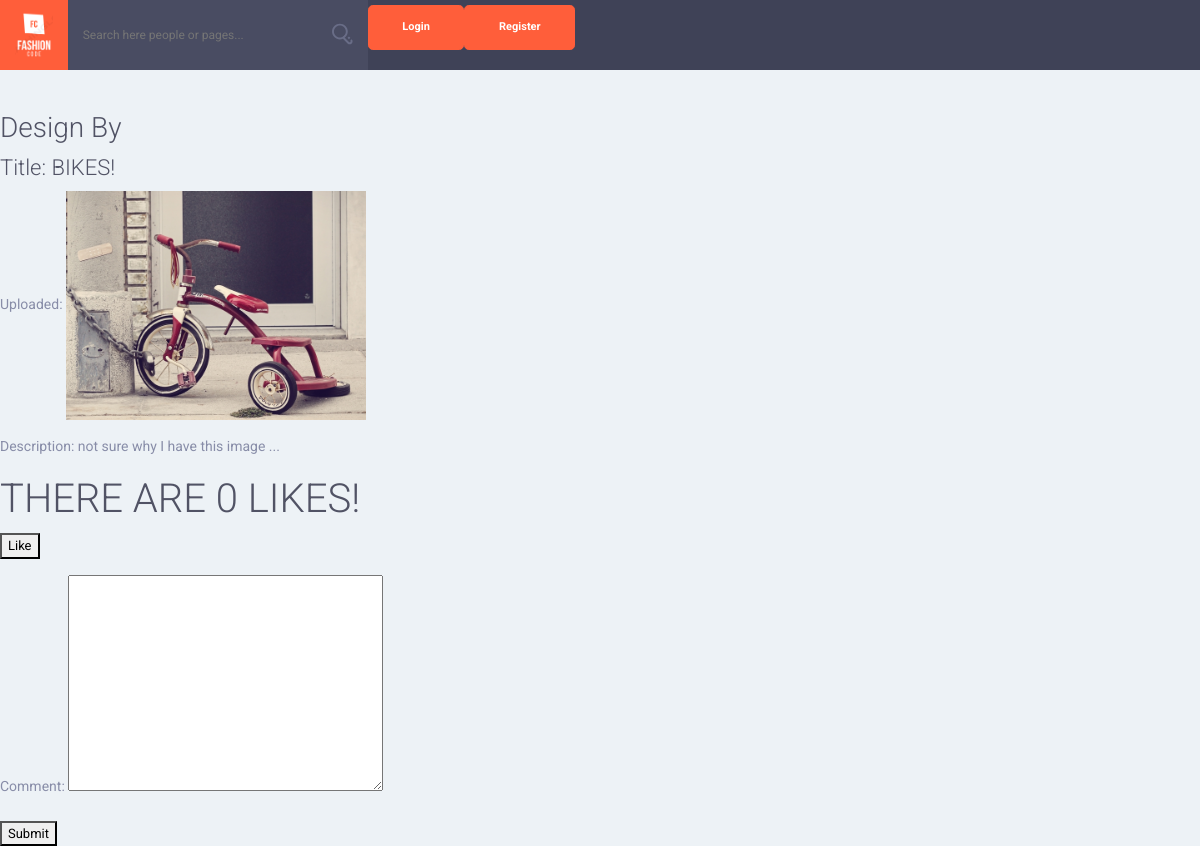
Before: /design/view/4 with the older database file.
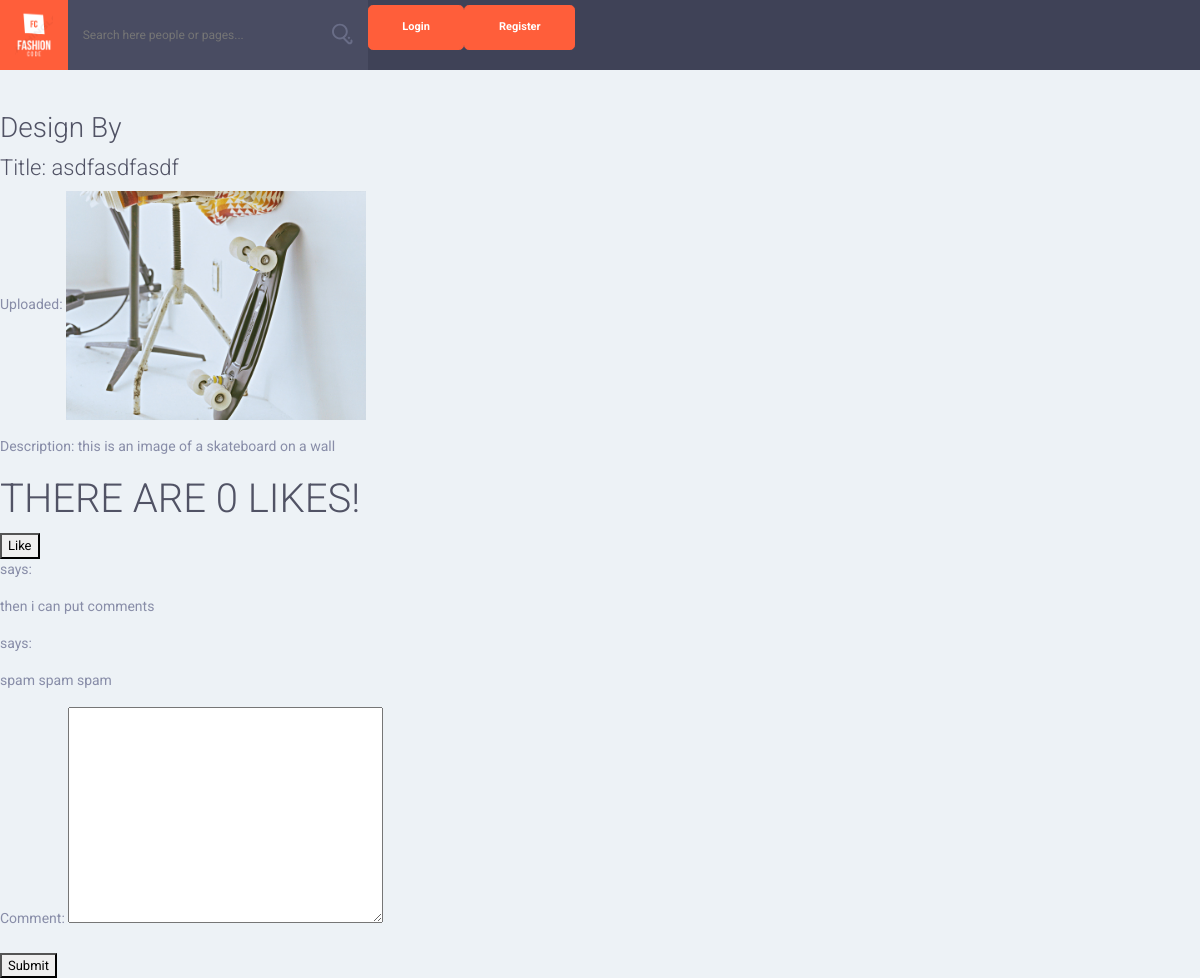
After: the same page with the newer database file.
### design/models.py (models this page shows, shortened)
class Design(models.Model):
	profile = models.ForeignKey(Profile, on_delete=models.PROTECT)
	title   = models.CharField(max_length=250, default='')
	image   = models.ImageField(upload_to='designs/')
	description = models.TextField(max_length=500, default='')
	timestamp = models.DateTimeField(auto_now_add=True)
	def num_likes(self):
		return DesignLike.objects.all().count();

class DesignComment(models.Model):
	profile = models.ForeignKey(Profile, on_delete=models.PROTECT)
	design  = models.ForeignKey(Design, on_delete=models.CASCADE)
	comment = models.TextField(max_length=500, default='')
	timestamp = models.DateTimeField(auto_now_add=True)

### design/views.py (the view, shortened to what this page needs)
# urls.py: path('view/<int:id>', views.view_design),
def view_design(request, id):
	design = get_object_or_404(Design, id=id)
	comments = DesignComment.objects.all().filter(design=design)
	form = CommentForm()
	ctxt = {'design': design, 'comments': comments, 'form': form}
	return render(request, 'design/view.html', ctxt)

### design/forms.py
class CommentForm(forms.ModelForm):
	class Meta:
		model = DesignComment
		fields = (
			'comment',
		)

### design/templates/design/view.html (shortened to what this page needs)
{% extends 'base.html' %}
{% block body %}
	<h3>Design By {{ design.user.username }}</h3>
	<h4>Title: {{ design.title }}</h4>
	<p>Uploaded: {{ design.uploaded_at }}
	<img src="{{ design.image.url }}" style="max-width: 300px">
	<p>Description: {{ design.description }}</p>
	<h1>THERE ARE {{design.num_likes}} LIKES!</h1>
	<button id="like">Like </button>
	<ul class="comments">
	{% for comment in comments %}
		<p>{{comment.user.username}} says:</p>
		<p>{{comment.comment}}</p>
	{% endfor %}
	</ul>
	<form method="post">
		{{form.as_p}}
		<button type="submit">Submit</button>
	</form>
{% endblock %}

### account/templates/base.html (shortened to what this page needs)
<!doctype html>
{% load static %}
<html lang="en">
<head>
	<link rel="stylesheet" type="text/css" href="{% static 'Bootstrap/dist/css/bootstrap-reboot.css' %}">
	<link rel="stylesheet" type="text/css" href="{% static 'Bootstrap/dist/css/bootstrap.css' %}">
	<link rel="stylesheet" type="text/css" href="{% static 'Bootstrap/dist/css/bootstrap-grid.css' %}">
	<link rel="stylesheet" type="text/css" href="{% static 'css/main.min.css' %}">
	<link rel="stylesheet" type="text/css" href="{% static 'css/fonts.min.css' %}">
	<link rel="stylesheet" type="text/css" href="{% static 'css/app.css' %}">
	{% if user.is_authenticated %}
		{% include 'partials/headers-navigations/header-BP.html' %}
		{% include 'partials/headers-navigations/header-BP-responsive.html' %}
	{% else %}
		{% include 'partials/headers-navigations/header-BP-logout.html' %}
	{%endif%}
	<div class="header-spacer"></div>
	{% block body %}
	{% endblock %}
{% load notifications_tags %}
</body>
</html>

### account/templates/partials/headers-navigations/header-BP-logout.html (shortened to what this page needs)
<header class="header header--logout" id="site-header">
	<a href="/index" class="logo">
		<div class="img-wrap">
			<img src="/media/img/logo.png" alt="FashionCode">
		</div>
	</a>
	<div class="header-content-wrapper">
		<form class="search-bar w-search notification-list friend-requests">
			<div class="form-group with-button">
				<button>
					<svg class="olymp-magnifying-glass-icon"><use xlink:href="/media/svg-icons/sprites/icons.svg#olymp-magnifying-glass-icon"></use></svg>
				</button>
			</div>
		</form>
		<a href="/account/login" class="btn btn-primary btn-md-2" data-target="#registration-login-form-popup">Login</a>
		<a href="/account/register" class="btn btn-primary btn-md-2" data-target="#registration-login-form-popup">Register</a>
	</div>
</header>

### static/css/app.css (style rules this page uses)
img { max-width: 100%; max-height: 100% }

Changed rows visible on the page:
changed Design: title "BIKES!" → "asdfasdfasdf"; image: a different picture; description "not sure why I have this image ..." → "this is an image of a skateboard on a wall"
added DesignComment: comment "then i can put comments"
added DesignComment: comment "spam spam spam"
